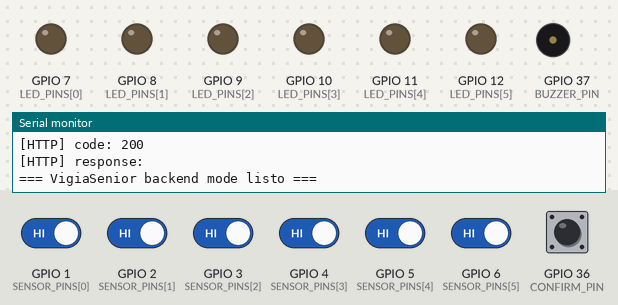
Simulated run of this sketch. Board: ESP32. On the bench: output pins drawn as LEDs (lit = HIGH), buzzer (waves = sounding, pin HIGH), the last lines printed to the serial monitor. Inputs (shaded band) come from the test bench; at power-on: GPIO 1 (SENSOR_PINS[0]), GPIO 2 (SENSOR_PINS[1]), GPIO 3 (SENSOR_PINS[2]), GPIO 4 (SENSOR_PINS[3]), GPIO 5 (SENSOR_PINS[4]), GPIO 6 (SENSOR_PINS[5]), GPIO 36 (CONFIRM_PIN) HIGH. WiFi joins after 1.5 s; servers stay silent unless stated; uploads are accepted with an empty reply.

Above: at 4.4 s.
4.5 s: GPIO 1 (SENSOR_PINS[0]) driven LOW
At 5.7 s:
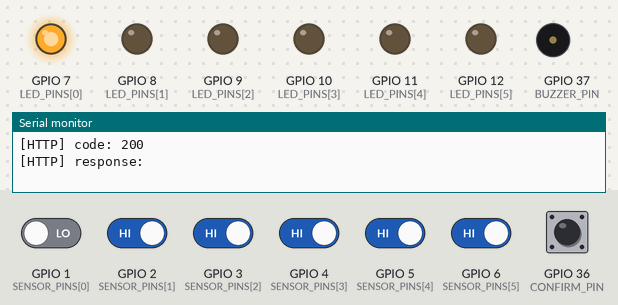
6.1 s: GPIO 2 (SENSOR_PINS[1]) driven LOW
At 6.9 s:
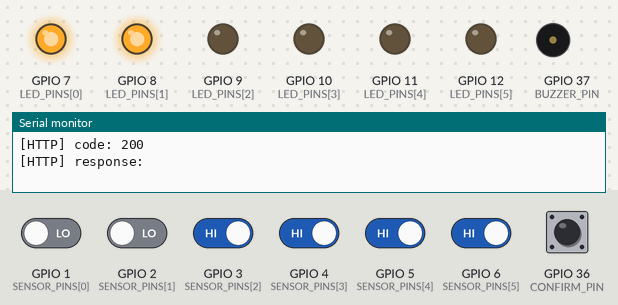
7.7 s: GPIO 3 (SENSOR_PINS[2]) driven LOW
At 8.1 s:
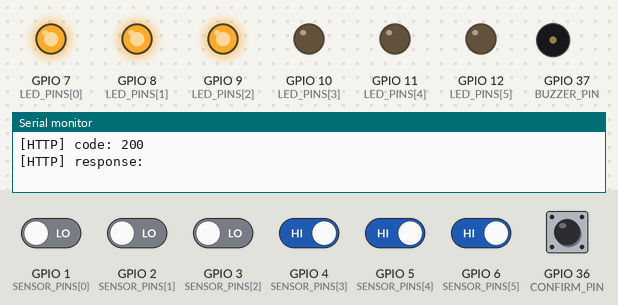
9.3 s: GPIO 4 (SENSOR_PINS[3]) driven LOW
At 10.5 s:
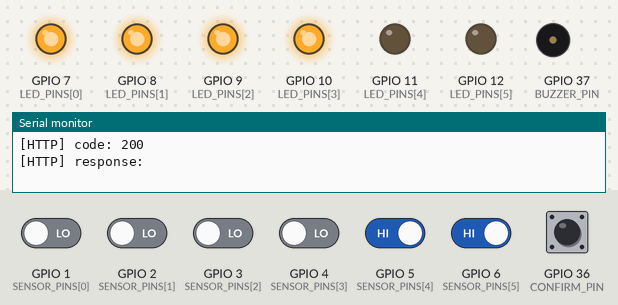
10.9 s: GPIO 5 (SENSOR_PINS[4]) driven LOW
At 11.8 s:
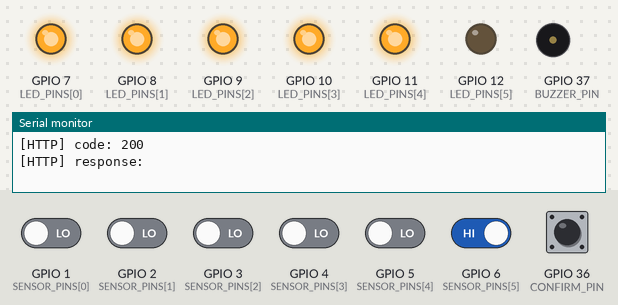
12.5 s: GPIO 6 (SENSOR_PINS[5]) driven LOW
At 13.0 s:
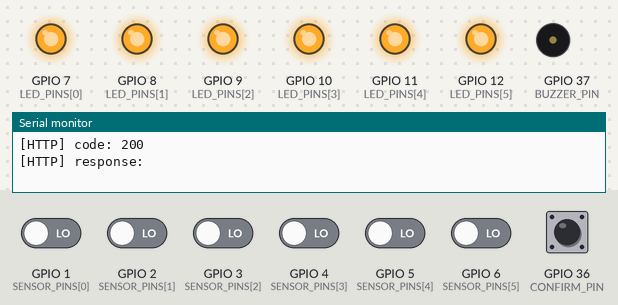
Timing chart, 0 to 15.1 s (numbered marks = the images above; inputs shaded):
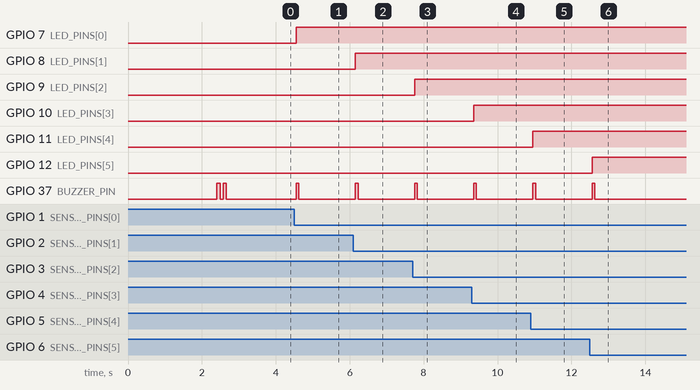

The sketch:

VigiaSenior_backend_mode.ino
```cpp
#include <WiFi.h>
#include <HTTPClient.h>

// ==============================
// VigiaSenior - modo con backend
// Arduino Nano ESP32
// Sensores: D1..D6
// LEDs:     D7..D12
// Confirm:  A0
// Buzzer:   A1
// ==============================

// --- CONFIGURACIÓN WIFI / BACKEND ---
const char* WIFI_SSID = "TU_WIFI";
const char* WIFI_PASSWORD = "TU_PASSWORD";
const char* BACKEND_BASE_URL = "http://192.168.1.34:3000"; // cambia esto
const char* DEVICE_ID = "pillbox-001";

// --- MAPA DE PINES ---
const uint8_t SENSOR_PINS[6] = {1, 2, 3, 4, 5, 6};     // D1..D6
const uint8_t LED_PINS[6]    = {7, 8, 9, 10, 11, 12};  // D7..D12
const uint8_t CONFIRM_PIN    = A0;
const uint8_t BUZZER_PIN     = A1;

// --- TIEMPOS ---
const unsigned long DEBOUNCE_MS = 50;
const unsigned long HEARTBEAT_MS = 30000;

// --- ESTADO ---
bool sensorStable[6];
bool sensorRawLast[6];
unsigned long sensorLastChange[6];

bool confirmStable = HIGH;
bool confirmRawLast = HIGH;
unsigned long confirmLastChange = 0;

unsigned long lastHeartbeat = 0;
int lastOpenedSlot = -1;

// ==============================
// UTILIDADES
// ==============================
void beep(unsigned int durationMs = 80) {
  digitalWrite(BUZZER_PIN, HIGH);
  delay(durationMs);
  digitalWrite(BUZZER_PIN, LOW);
}

void blinkLed(uint8_t idx, int times = 2, int onMs = 100, int offMs = 70) {
  if (idx >= 6) return;
  for (int i = 0; i < times; i++) {
    digitalWrite(LED_PINS[idx], HIGH);
    delay(onMs);
    digitalWrite(LED_PINS[idx], LOW);
    delay(offMs);
  }
}

bool ensureWifi() {
  if (WiFi.status() == WL_CONNECTED) return true;

  Serial.println("[WiFi] reconectando...");
  WiFi.begin(WIFI_SSID, WIFI_PASSWORD);

  unsigned long start = millis();
  while (WiFi.status() != WL_CONNECTED && millis() - start < 10000) {
    delay(400);
    Serial.print(".");
  }
  Serial.println();

  if (WiFi.status() == WL_CONNECTED) {
    Serial.print("[WiFi] conectada. IP: ");
    Serial.println(WiFi.localIP());
    return true;
  }

  Serial.println("[WiFi] no conectada");
  return false;
}

String makeEventBody(const char* eventType, int physicalSlot = -1) {
  String body = "{";
  body += "\"deviceId\":\"" + String(DEVICE_ID) + "\",";
  body += "\"eventType\":\"" + String(eventType) + "\",";
  if (physicalSlot > 0) {
    body += "\"physicalSlot\":" + String(physicalSlot);
  } else {
    body += "\"physicalSlot\":null";
  }
  body += "}";
  return body;
}

bool postEvent(const char* eventType, int physicalSlot = -1) {
  if (!ensureWifi()) return false;

  HTTPClient http;
  String url = String(BACKEND_BASE_URL) + "/api/devices/" + DEVICE_ID + "/events";
  String body = makeEventBody(eventType, physicalSlot);

  http.begin(url);
  http.addHeader("Content-Type", "application/json");

  Serial.print("[POST] ");
  Serial.println(url);
  Serial.print("[BODY] ");
  Serial.println(body);

  int code = http.POST(body);
  String response = http.getString();

  Serial.print("[HTTP] code: ");
  Serial.println(code);
  Serial.print("[HTTP] response: ");
  Serial.println(response);

  http.end();
  return code >= 200 && code < 300;
}

void getHealth() {
  if (!ensureWifi()) return;

  HTTPClient http;
  String url = String(BACKEND_BASE_URL) + "/health";
  http.begin(url);
  int code = http.GET();
  String response = http.getString();

  Serial.print("[GET /health] code: ");
  Serial.println(code);
  Serial.println(response);
  http.end();
}

void getTodaySchedule() {
  if (!ensureWifi()) return;

  HTTPClient http;
  String url = String(BACKEND_BASE_URL) + "/api/devices/" + DEVICE_ID + "/schedule/today";
  http.begin(url);
  int code = http.GET();
  String response = http.getString();

  Serial.print("[GET schedule] code: ");
  Serial.println(code);
  Serial.println(response);
  http.end();
}

// ==============================
// SETUP
// ==============================
void setup() {
  Serial.begin(115200);
  delay(800);

  pinMode(BUZZER_PIN, OUTPUT);
  digitalWrite(BUZZER_PIN, LOW);

  pinMode(CONFIRM_PIN, INPUT_PULLUP);

  for (int i = 0; i < 6; i++) {
    pinMode(SENSOR_PINS[i], INPUT_PULLUP);
    pinMode(LED_PINS[i], OUTPUT);
    digitalWrite(LED_PINS[i], LOW);

    bool current = digitalRead(SENSOR_PINS[i]);
    sensorStable[i] = current;
    sensorRawLast[i] = current;
    sensorLastChange[i] = millis();
  }

  WiFi.mode(WIFI_STA);
  ensureWifi();

  beep(90);
  delay(80);
  beep(90);

  getHealth();
  getTodaySchedule();
  postEvent("device_online");

  lastHeartbeat = millis();

  Serial.println("=== VigiaSenior backend mode listo ===");
}

// ==============================
// LOOP
// ==============================
void loop() {
  ensureWifi();

  // Heartbeat
  if (millis() - lastHeartbeat >= HEARTBEAT_MS) {
    postEvent("heartbeat");
    lastHeartbeat = millis();
  }

  // Sensores: INPUT_PULLUP => LOW al pulsar/abrir
  for (int i = 0; i < 6; i++) {
    bool raw = digitalRead(SENSOR_PINS[i]);

    if (raw != sensorRawLast[i]) {
      sensorRawLast[i] = raw;
      sensorLastChange[i] = millis();
    }

    if ((millis() - sensorLastChange[i]) > DEBOUNCE_MS && raw != sensorStable[i]) {
      sensorStable[i] = raw;

      if (sensorStable[i] == LOW) {
        lastOpenedSlot = i + 1;
        Serial.print("[SLOT] apertura en cajita ");
        Serial.println(lastOpenedSlot);

        digitalWrite(LED_PINS[i], HIGH);
        beep(70);
        postEvent("box_opened", lastOpenedSlot);
      } else {
        digitalWrite(LED_PINS[i], LOW);
      }
    }
  }

  // Botón de confirmación: INPUT_PULLUP => LOW al pulsar
  bool confirmRaw = digitalRead(CONFIRM_PIN);
  if (confirmRaw != confirmRawLast) {
    confirmRawLast = confirmRaw;
    confirmLastChange = millis();
  }

  if ((millis() - confirmLastChange) > DEBOUNCE_MS && confirmRaw != confirmStable) {
    confirmStable = confirmRaw;

    if (confirmStable == LOW) {
      Serial.println("[BTN] confirmación");

      if (lastOpenedSlot > 0) {
        postEvent("dose_confirmed", lastOpenedSlot);
        blinkLed(lastOpenedSlot - 1, 3, 70, 50);
        beep(140);
      } else {
        Serial.println("[WARN] no hay slot abierto previo");
        beep(250);
      }
    }
  }

  delay(8);
}
```

Measured:
- after the input at 4.5 s, GPIO 7 (LED_PINS[0]): LOW → HIGH after 0.06 s; GPIO 37 (BUZZER_PIN): LOW → HIGH after 0.06 s, → LOW 0.07 s later
- after the input at 6.1 s, GPIO 8 (LED_PINS[1]): LOW → HIGH after 0.06 s; GPIO 37 (BUZZER_PIN): LOW → HIGH after 0.06 s, → LOW 0.07 s later
- after the input at 7.7 s, GPIO 9 (LED_PINS[2]): LOW → HIGH after 0.06 s; GPIO 37 (BUZZER_PIN): LOW → HIGH after 0.06 s, → LOW 0.07 s later
- after the input at 9.3 s, GPIO 10 (LED_PINS[3]): LOW → HIGH after 0.06 s; GPIO 37 (BUZZER_PIN): LOW → HIGH after 0.06 s, → LOW 0.07 s later
- after the input at 10.9 s, GPIO 11 (LED_PINS[4]): LOW → HIGH after 0.06 s; GPIO 37 (BUZZER_PIN): LOW → HIGH after 0.06 s, → LOW 0.07 s later
- after the input at 12.5 s, GPIO 12 (LED_PINS[5]): LOW → HIGH after 0.06 s; GPIO 37 (BUZZER_PIN): LOW → HIGH after 0.06 s, → LOW 0.07 s later
